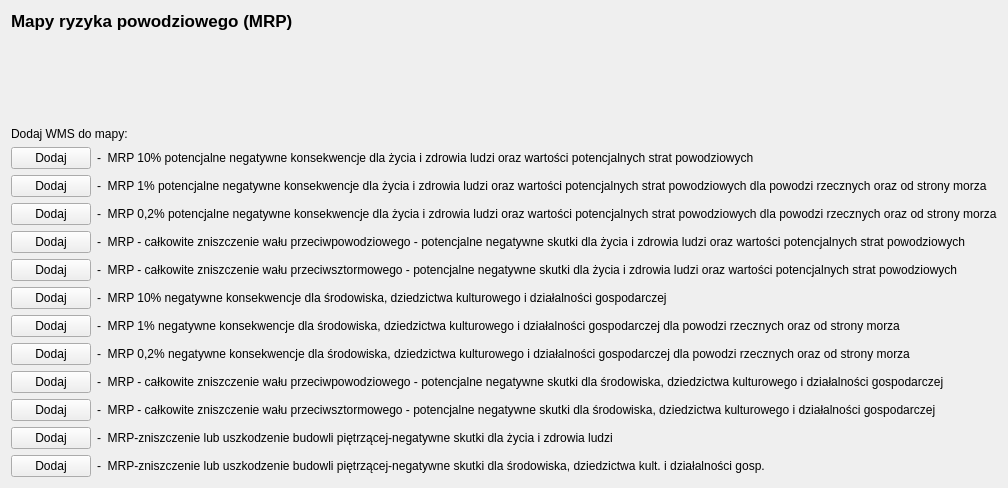
          <widget class="QWidget" name="tab_MRP">
           <attribute name="title">
            <string>MRP</string>
           </attribute>
           <layout class="QFormLayout" name="formLayout_37">
            <item row="0" column="0">
             <widget class="QLabel" name="label_68">
              <property name="font">
               <font>
                <pointsize>13</pointsize>
                <weight>75</weight>
                <bold>true</bold>
               </font>
              </property>
              <property name="text">
               <string>Mapy ryzyka powodziowego (MRP)</string>
              </property>
             </widget>
            </item>
            <item row="2" column="0">
             <widget class="QLabel" name="label_67">
              <property name="text">
               <string>Dodaj WMS do mapy:</string>
              </property>
             </widget>
            </item>
            <item row="3" column="0">
             <layout class="QFormLayout" name="formLayout_3">
              <item row="0" column="0">
               <widget class="QPushButton" name="pbMRP1">
                <property name="text">
                 <string>Dodaj</string>
                </property>
               </widget>
              </item>
              <item row="0" column="1">
               <widget class="QLabel" name="label_MRP1">
                <property name="text">
                 <string>-  MRP 10% potencjalne negatywne konsekwencje dla życia i zdrowia ludzi oraz wartości potencjalnych strat powodziowych</string>
                </property>
               </widget>
              </item>
             </layout>
            </item>
            <item row="4" column="0">
             <layout class="QFormLayout" name="formLayout_8">
              <item row="0" column="0">
               <widget class="QPushButton" name="pbMRP2">
                <property name="text">
                 <string>Dodaj</string>
                </property>
               </widget>
              </item>
              <item row="0" column="1">
               <widget class="QLabel" name="label_MRP2">
                <property name="text">
                 <string>-  MRP 1% potencjalne negatywne konsekwencje dla życia i zdrowia ludzi oraz wartości potencjalnych strat powodziowych dla powodzi rzecznych oraz od strony morza</string>
                </property>
               </widget>
              </item>
             </layout>
            </item>
            <item row="5" column="0">
             <layout class="QFormLayout" name="formLayout_9">
              <item row="0" column="0">
               <widget class="QPushButton" name="pbMRP3">
                <property name="text">
                 <string>Dodaj</string>
                </property>
               </widget>
              </item>
              <item row="0" column="1">
               <widget class="QLabel" name="label_MRP3">
                <property name="text">
                 <string>-  MRP 0,2% potencjalne negatywne konsekwencje dla życia i zdrowia ludzi oraz wartości potencjalnych strat powodziowych dla powodzi rzecznych oraz od strony morza</string>
                </property>
               </widget>
              </item>
             </layout>
            </item>
            <item row="6" column="0">
             <layout class="QFormLayout" name="formLayout_10">
              <item row="0" column="0">
               <widget class="QPushButton" name="pbMRP4">
                <property name="text">
                 <string>Dodaj</string>
                </property>
               </widget>
              </item>
              <item row="0" column="1">
               <widget class="QLabel" name="label_MRP4">
                <property name="text">
                 <string>-  MRP - całkowite zniszczenie wału przeciwpowodziowego - potencjalne negatywne skutki dla życia i zdrowia ludzi oraz wartości potencjalnych strat powodziowych</string>
                </property>
               </widget>
              </item>
             </layout>
            </item>
            <item row="7" column="0">
             <layout class="QFormLayout" name="formLayout_11">
              <item row="0" column="0">
               <widget class="QPushButton" name="pbMRP5">
                <property name="text">
                 <string>Dodaj</string>
                </property>
               </widget>
              </item>
              <item row="0" column="1">
               <widget class="QLabel" name="label_MRP5">
                <property name="text">
                 <string>-  MRP - całkowite zniszczenie wału przeciwsztormowego - potencjalne negatywne skutki dla życia i zdrowia ludzi oraz wartości potencjalnych strat powodziowych</string>
                </property>
               </widget>
              </item>
             </layout>
            </item>
            <item row="8" column="0">
             <layout class="QFormLayout" name="formLayout_12">
              <item row="0" column="0">
               <widget class="QPushButton" name="pbMRP6">
                <property name="text">
                 <string>Dodaj</string>
                </property>
               </widget>
              </item>
              <item row="0" column="1">
               <widget class="QLabel" name="label_MRP6">
                <property name="text">
                 <string>-  MRP 10% negatywne konsekwencje dla środowiska, dziedzictwa kulturowego i działalności gospodarczej</string>
                </property>
               </widget>
              </item>
             </layout>
            </item>
            <item row="9" column="0">
             <layout class="QFormLayout" name="formLayout_13">
              <item row="0" column="0">
               <widget class="QPushButton" name="pbMRP7">
                <property name="text">
                 <string>Dodaj</string>
                </property>
               </widget>
              </item>
              <item row="0" column="1">
               <widget class="QLabel" name="label_MRP7">
                <property name="text">
                 <string>-  MRP 1% negatywne konsekwencje dla środowiska, dziedzictwa kulturowego i działalności gospodarczej dla powodzi rzecznych oraz od strony morza</string>
                </property>
               </widget>
              </item>
             </layout>
            </item>
            <item row="10" column="0">
             <layout class="QFormLayout" name="formLayout_14">
              <item row="0" column="0">
               <widget class="QPushButton" name="pbMRP8">
                <property name="text">
                 <string>Dodaj</string>
                </property>
               </widget>
              </item>
              <item row="0" column="1">
               <widget class="QLabel" name="label_MRP8">
                <property name="text">
                 <string>-  MRP 0,2% negatywne konsekwencje dla środowiska, dziedzictwa kulturowego i działalności gospodarczej dla powodzi rzecznych oraz od strony morza</string>
                </property>
               </widget>
              </item>
             </layout>
            </item>
            <item row="11" column="0">
             <layout class="QFormLayout" name="formLayout_15">
              <item row="0" column="0">
               <widget class="QPushButton" name="pbMRP9">
                <property name="text">
                 <string>Dodaj</string>
                </property>
               </widget>
              </item>
              <item row="0" column="1">
               <widget class="QLabel" name="label_MRP9">
                <property name="text">
                 <string>-  MRP - całkowite zniszczenie wału przeciwpowodziowego - potencjalne negatywne skutki dla środowiska, dziedzictwa kulturowego i działalności gospodarczej</string>
                </property>
               </widget>
              </item>
             </layout>
            </item>
            <item row="12" column="0">
             <layout class="QFormLayout" name="formLayout_16">
              <item row="0" column="0">
               <widget class="QPushButton" name="pbMRP10">
                <property name="text">
                 <string>Dodaj</string>
                </property>
               </widget>
              </item>
              <item row="0" column="1">
               <widget class="QLabel" name="label_MRP10">
                <property name="text">
                 <string>-  MRP - całkowite zniszczenie wału przeciwsztormowego - potencjalne negatywne skutki dla środowiska, dziedzictwa kulturowego i działalności gospodarczej</string>
                </property>
               </widget>
              </item>
             </layout>
            </item>
            <item row="13" column="0">
             <layout class="QFormLayout" name="formLayout_17">
              <item row="0" column="0">
               <widget class="QPushButton" name="pbMRP11">
                <property name="text">
                 <string>Dodaj</string>
                </property>
               </widget>
              </item>
              <item row="0" column="1">
               <widget class="QLabel" name="label_MRP11">
                <property name="text">
                 <string>-  MRP-zniszczenie lub uszkodzenie budowli piętrzącej-negatywne skutki dla życia i zdrowia ludzi</string>
                </property>
               </widget>
              </item>
             </layout>
            </item>
            <item row="14" column="0">
             <layout class="QFormLayout" name="formLayout_18">
              <item row="0" column="0">
               <widget class="QPushButton" name="pbMRP12">
                <property name="text">
                 <string>Dodaj</string>
                </property>
               </widget>
              </item>
              <item row="0" column="1">
               <widget class="QLabel" name="label_MRP10_">
                <property name="text">
                 <string>-  MRP-zniszczenie lub uszkodzenie budowli piętrzącej-negatywne skutki dla środowiska, dziedzictwa kult. i działalności gosp.</string>
                </property>
               </widget>
              </item>
             </layout>
            </item>
            <item row="1" column="0" colspan="2">
             <layout class="QHBoxLayout" name="horizontalLayout_3">
              <item>
               <widget class="QLabel" name="label_13">
                <property name="text">
                 <string>




</string>
                </property>
               </widget>
              </item>
              <item>
               <widget class="QLabel" name="label_14">
                <property name="text">
                 <string/>
                </property>
               </widget>
              </item>
              <item>
               <widget class="QLabel" name="label_15">
                <property name="text">
                 <string/>
                </property>
               </widget>
              </item>
              <item>
               <widget class="QLabel" name="label_16">
                <property name="text">
                 <string/>
                </property>
               </widget>
              </item>
              <item>
               <widget class="QLabel" name="label_80">
                <property name="styleSheet">
                 <string notr="true">image: url(:/plugins/Wody_Polskie_WMS/icon.png);</string>
                </property>
                <property name="text">
                 <string/>
                </property>
                <property name="alignment">
                 <set>Qt::AlignRight|Qt::AlignTrailing|Qt::AlignVCenter</set>
                </property>
               </widget>
              </item>
             </layout>
            </item>
           </layout>
          </widget>
